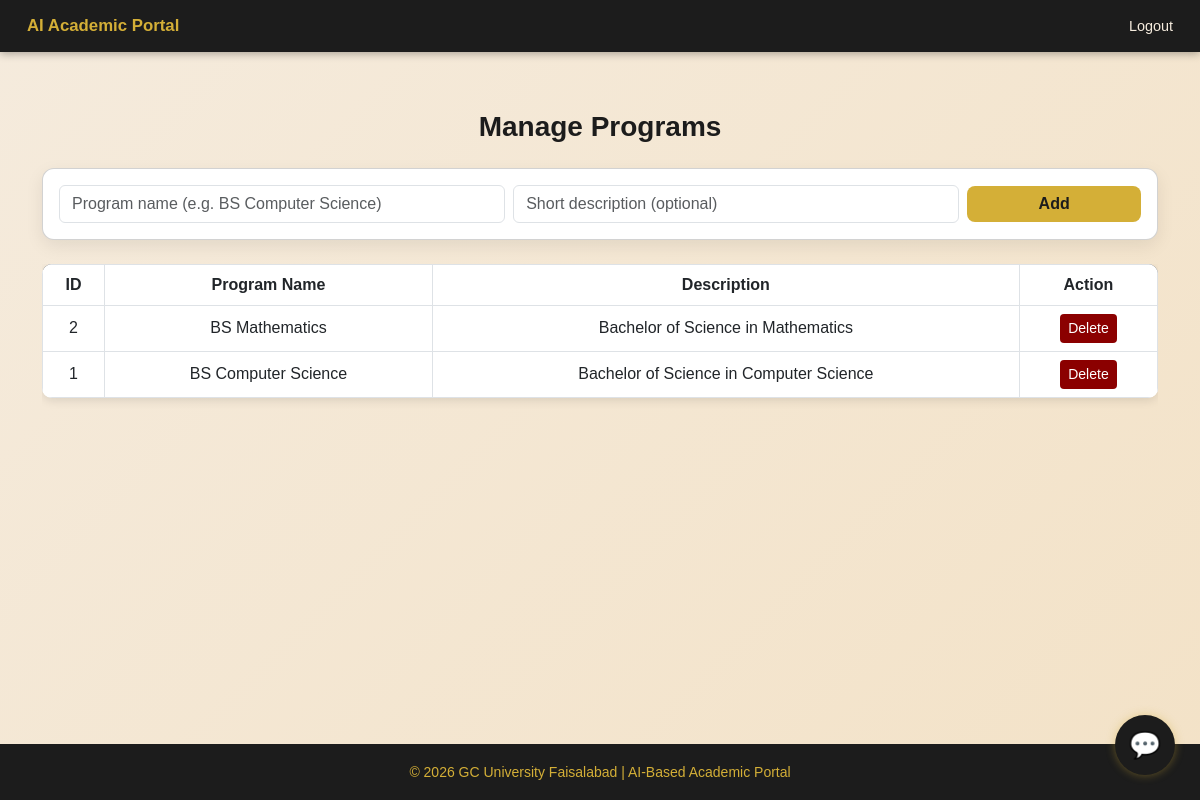
Page /manage_programs.php (signed in) on the committed database.
### tables this page shows
CREATE TABLE `programs` (
  `id` int(11) NOT NULL,
  `program_name` varchar(100) NOT NULL,
  `description` text DEFAULT NULL
);

### manage_programs.php (the view, shortened to what this page needs)
<?php
require_once 'includes/db_connect.php';
?>
<!doctype html>
<html lang="en">
<head>
  <link href="https://cdn.jsdelivr.net/npm/bootstrap@5.3.0/dist/css/bootstrap.min.css" rel="stylesheet">
</head>
<body>
<nav class="navbar">
  <div class="container-fluid d-flex justify-content-between align-items-center">
    <a class="navbar-brand" href="admin_dashboard.php">AI Academic Portal</a>
    <div>
      <a class="nav-link d-inline" href="logout.php">Logout</a>
    </div>
  </div>
</nav>
<div class="content-wrapper">
  <div class="container" style="animation: fadeIn 0.8s ease-in-out;">
    <h3>Manage Programs</h3>
    <div class="card p-3 mb-4 mt-4">
      <form method="POST" class="row g-2 align-items-center">
        <div class="col-md-5">
          <input name="program_name" class="form-control" placeholder="Program name (e.g. BS Computer Science)" required>
        </div>
        <div class="col-md-5">
          <input name="description" class="form-control" placeholder="Short description (optional)">
        </div>
        <div class="col-md-2">
          <button name="add_program" class="btn btn-custom w-100">Add</button>
        </div>
      </form>
    </div>
    <div class="table-responsive">
      <table class="table table-bordered align-middle text-center">
        <thead>
          <tr>
            <th>ID</th>
            <th>Program Name</th>
            <th>Description</th>
            <th>Action</th>
          </tr>
        </thead>
        <tbody>
          <?php
            $res = $conn->query("SELECT id, program_name, description FROM programs ORDER BY id DESC");
            if ($res && $res->num_rows > 0) {
              while ($r = $res->fetch_assoc()) {
                echo "<tr>
                        <td>{$r['id']}</td>
                        <td>".htmlspecialchars($r['program_name'])."</td>
                        <td>".htmlspecialchars($r['description'])."</td>
                        <td>
                          <a class='btn btn-sm btn-danger' href='manage_programs.php?delete={$r['id']}' onclick=\"return confirm('Delete this program?')\">Delete</a>
                        </td>
                      </tr>";
              }
            } else {
              echo "<tr><td colspan='4'>No programs found.</td></tr>";
            }
          ?>
        </tbody>
      </table>
    </div>
  </div>
</div>
<?php include('includes/footer.php'); ?>
<?php include('includes/chatbot.php'); ?>
</body>
</html>

### manage_programs.php (style rules this page uses)
html, body { height: 100%; margin: 0; padding: 0; }
body { display: flex; flex-direction: column; font-family: 'Poppins', sans-serif; background: linear-gradient(135deg, #F5EBDD, #F3E2C7); color: #1C1C1C; overflow-x: hidden; }
.navbar { background-color: #1C1C1C; box-shadow: 0 2px 8px rgba(0, 0, 0, 0.3); height: 52px; padding: 0 15px !important; display: flex; align-items: center; z-index: 2; flex-shrink: 0; }
.navbar .navbar-brand { color: #D4AF37 !important; font-weight: 600; font-size: 1.05rem; margin: 0; padding: 0; }
.navbar .nav-link { color: #F5EBDD !important; font-size: 0.9rem; font-weight: 500; margin-left: 15px; padding: 0 !important; }
.content-wrapper { flex: 1 0 auto; padding-top: 40px; padding-bottom: 40px; }
h3 { color: #1C1C1C; margin-top: 18px; font-weight: 700; text-align: center; }
.card { border-radius: 12px; background: #fff; box-shadow: 0 6px 18px rgba(0, 0, 0, 0.08); transition: transform 0.3s ease; }
.btn-custom { background: #D4AF37; color: #1C1C1C; border-radius: 8px; border: none; font-weight: 600; transition: all 0.3s ease; }
.btn-danger { background: #8B0000 !important; border: none; }
.table { background: #fff; border-radius: 10px; overflow: hidden; box-shadow: 0 3px 10px rgba(0, 0, 0, 0.1); }
.table thead { background-color: #1C1C1C; color: #D4AF37; font-weight: 600; }

### rows in the picture
programs: id "2", program_name "BS Mathematics", description "Bachelor of Science in Mathematics"
programs: id "1", program_name "BS Computer Science", description "Bachelor of Science in Computer Science"
